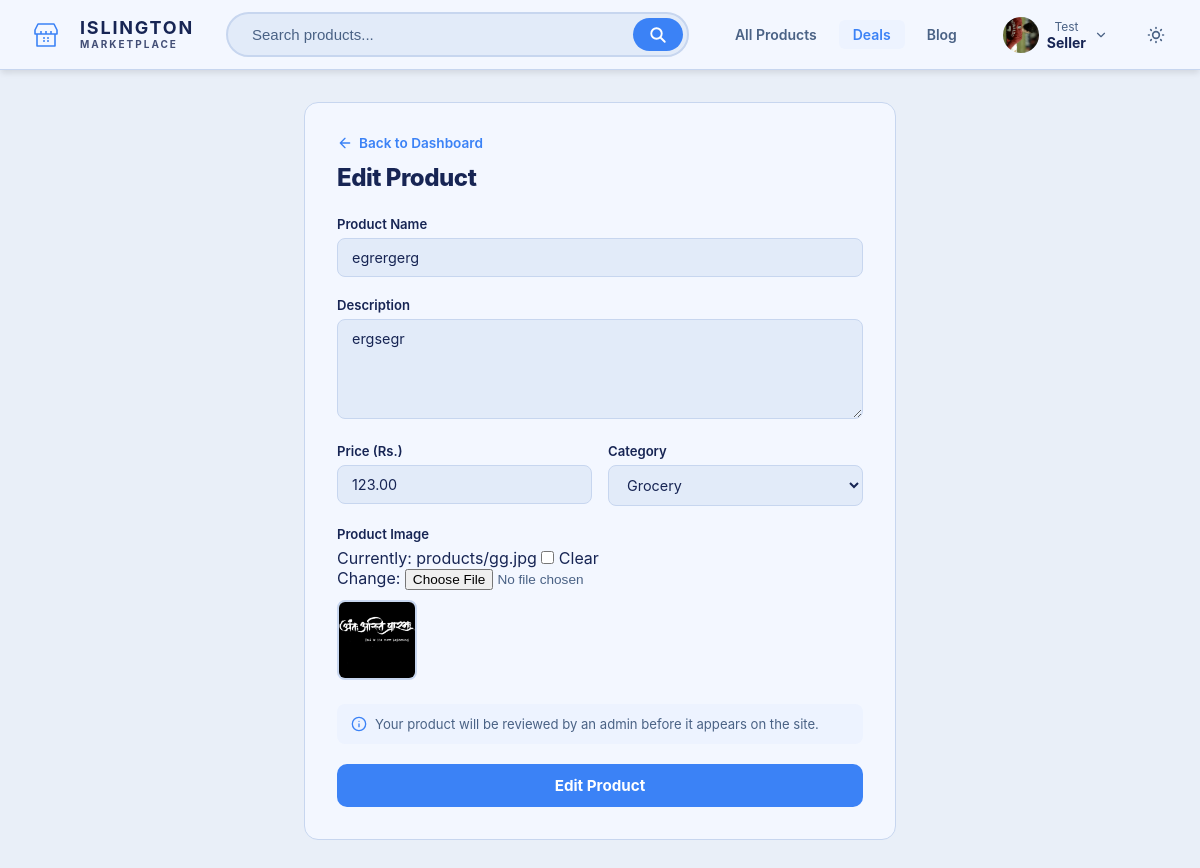
/dashboard/product/104/edit/ (signed in), run on the app's committed database.
### accounts/models.py (models this page shows, shortened)
class Seller(models.Model):
    user = models.OneToOneField(User, on_delete=models.CASCADE, related_name='seller_profile')
    phone = models.CharField(max_length=15, blank=True)
    image = models.FileField(upload_to='profiles/', blank=True)
    shop_name = models.CharField(max_length=200)
    shop_description = models.TextField(blank=True)
    pan_number = models.CharField(max_length=20, blank=True)
    created_at = models.DateTimeField(auto_now_add=True)

### Product/models.py (models this page shows, shortened)
class Product(models.Model):
    seller = models.ForeignKey(Seller, on_delete=models.CASCADE, null=True, blank=True, related_name='products')
    name = models.CharField(max_length=200)
    description = models.TextField(blank=True)
    price = models.DecimalField(max_digits=10, decimal_places=2)
    image = models.ImageField(upload_to='products/', blank=True, null=True)
    created_at = models.DateTimeField(auto_now_add=True)
    category = models.ForeignKey(Category, on_delete=models.SET_NULL, null=True, blank=True, related_name='products')
    is_approved = models.BooleanField(default=False)
    class Meta:
        ordering = ['-created_at']

### accounts/views.py (the view)
# urls.py: path('dashboard/product/<int:product_id>/edit/', views.seller_product_edit, name='seller_product_edit'),
@login_required
def seller_product_edit(request, product_id):
    if not hasattr(request.user, 'seller_profile'):
        messages.error(request, 'You do not have a seller profile.')
        return redirect('home')
    seller = request.user.seller_profile
    product = get_object_or_404(Product, id=product_id, seller=seller)
    if request.method == 'POST':
        form = ProductForm(request.POST, request.FILES, instance=product)
        if form.is_valid():
            product = form.save(commit=False)
            product.is_approved = False
            product.save()
            messages.success(request, 'Product updated! Awaiting re-approval.')
            return redirect('seller_dashboard')
    else:
        form = ProductForm(instance=product)
    return render(request, 'accounts/seller_product_form.html', {
        'form': form,
        'product': product,
        'action': 'Edit',
    })

### Product/forms.py
class ProductForm(forms.ModelForm):
    class Meta:
        model = Product
        fields = ['name', 'description', 'price', 'image', 'category']
        widgets = {
            'name': forms.TextInput(attrs={
                'class': 'form-input',
                'placeholder': 'Product name',
            }),
            'description': forms.Textarea(attrs={
                'class': 'form-textarea',
                'placeholder': 'Describe your product...',
                'rows': 4,
            }),
            'price': forms.NumberInput(attrs={
                'class': 'form-input',
                'placeholder': '0.00',
                'step': '0.01',
                'min': '0',
            }),
            'image': forms.ClearableFileInput(attrs={
                'class': 'form-file',
            }),
            'category': forms.Select(attrs={
                'class': 'form-select',
            }),
        }

### Product/models.py (called while the page is built)
    def __str__(self):
        return self.name

### cart/context_processors.py (called while the page is built)
def cart_context(request):
    cart = request.session.get('cart', {})
    return {'cart_product_ids': set(cart.keys())}

### accounts/templates/accounts/seller_product_form.html (shortened to what this page needs)
{% extends 'layouts/base.html' %}
{% load static %}
{% block extra_head %}
  <link rel="stylesheet" href="{% static 'css/pages/seller.css' %}">
{% endblock %}
{% block content %}
<section class="seller-form-page">
  <div class="seller-form-container">
    <div class="seller-form-header">
      <a href="{% url 'seller_dashboard' %}" class="seller-form-back">
        <svg width="16" height="16" viewBox="0 0 24 24" fill="none" stroke="currentColor" stroke-width="2" stroke-linecap="round" stroke-linejoin="round"><path d="M19 12H5M12 19l-7-7 7-7"/></svg>
        Back to Dashboard
      </a>
      <h1 class="seller-form-title">{{ action }} Product</h1>
    </div>
    <form method="post" enctype="multipart/form-data" class="seller-product-form">
      <div class="seller-form-group">
        <label for="id_name" class="seller-form-label">Product Name</label>
        {{ form.name }}
      </div>
      <div class="seller-form-group">
        <label for="id_description" class="seller-form-label">Description</label>
        {{ form.description }}
      </div>
      <div class="seller-form-row">
        <div class="seller-form-group">
          <label for="id_price" class="seller-form-label">Price (Rs.)</label>
          {{ form.price }}
        </div>
        <div class="seller-form-group">
          <label for="id_category" class="seller-form-label">Category</label>
          {{ form.category }}
        </div>
      </div>
      <div class="seller-form-group">
        <label for="id_image" class="seller-form-label">Product Image</label>
        {{ form.image }}
        {% if product and product.image %}
          <div class="seller-form-current-image">
            <img src="{{ product.image.url }}" alt="Current image">
          </div>
        {% endif %}
      </div>
      <div class="seller-form-note">
        <svg width="16" height="16" viewBox="0 0 24 24" fill="none" stroke="currentColor" stroke-width="2" stroke-linecap="round" stroke-linejoin="round"><circle cx="12" cy="12" r="10"/><line x1="12" y1="16" x2="12" y2="12"/><line x1="12" y1="8" x2="12.01" y2="8"/></svg>
        <span>Your product will be reviewed by an admin before it appears on the site.</span>
      </div>
      <button type="submit" class="seller-form-submit">{{ action }} Product</button>
    </form>
  </div>
</section>
{% endblock %}

### IMP/templates/includes/navbar.html (shortened to what this page needs)
<nav class="navbar">
    <a href="/" class="nav-brand{% if request.resolver_match.url_name == 'home' %} nav-brand-active{% endif %}">
        <div class="brand-icon">
            <svg xmlns="http://www.w3.org/2000/svg" width="32" height="32" viewBox="0 0 16 16" fill="none" stroke="currentColor" stroke-width="0.8" stroke-linejoin="round">
                <path d="M3 7.5h2.5m0 0V6m0 1.5H8m0 0V6m0 1.5h2.5m0 0V6m0 1.5H13m-6.5 2h1m1 0h1m-1 1.5h1m-3 0h1m-4 2.5v-6h-1v-2l1.5-3h8l1.5 3v2h-1v6z"/>
            </svg>
        </div>
        <div class="brand-text">
            <span class="brand-line">ISLINGTON</span>
            <span class="brand-line brand-sub">MARKETPLACE</span>
        </div>
    </a>
    <form class="nav-search-container" method="get" action="{% url 'product_list' %}">
        <input type="text" name="q" class="nav-search-input" placeholder="Search products...">
        <button type="submit" class="nav-search-btn">
            <svg width="18" height="18" fill="none" stroke="currentColor" stroke-width="2.5" viewBox="0 0 24 24">
                <path stroke-linecap="round" stroke-linejoin="round" d="M21 21l-6-6m2-5a7 7 0 11-14 0 7 7 0 0114 0z"></path>
            </svg>
        </button>
    </form>
    <div class="nav-links">
        <a href="{% url 'product_list' %}" class="nav-link{% if request.resolver_match.url_name == 'product_list' %} nav-link-active{% endif %}">All Products</a>
        <a href="{% url 'deals' %}" class="nav-link nav-link-highlight{% if request.resolver_match.url_name == 'deals' %} nav-link-active{% endif %}">Deals</a>
        <a href="{% url 'blog_list' %}" class="nav-link{% if request.resolver_match.url_name == 'blog_list' %} nav-link-active{% endif %}">Blog</a>
    </div>
    <div class="nav-actions">
        {% if user.is_authenticated %}
        <div class="nav-dropdown">
            <button class="action-link nav-dropdown-trigger">
                <div class="nav-avatar">
                  {% with profile=user.seller_profile|default:user.customer_profile %}
                  {% if profile and profile.image.name %}
                    <img src="{{ profile.image.url }}" alt="" class="nav-avatar-img">
                  {% else %}
                    <svg width="24" height="24" fill="none" stroke="currentColor" stroke-width="2" viewBox="0 0 24 24">
                        <path stroke-linecap="round" stroke-linejoin="round" d="M16 7a4 4 0 11-8 0 4 4 0 018 0zM12 14a7 7 0 00-7 7h14a7 7 0 00-7-7z"/>
                    </svg>
                  {% endif %}
                  {% endwith %}
                </div>
                <div class="action-text">
                    <span class="action-label">{{ user.first_name|default:user.username }}</span>
                    <span class="action-value">{% if user.is_staff %}Admin{% elif user.seller_profile %}Seller{% elif user.customer_profile %}Customer{% endif %}</span>
                </div>
                <svg class="dropdown-chevron" width="14" height="14" fill="none" stroke="currentColor" stroke-width="2" viewBox="0 0 24 24">
                    <path stroke-linecap="round" stroke-linejoin="round" d="M6 9l6 6 6-6"/>
                </svg>
            </button>
        </div>
        {% endif %}
        <button class="theme-toggle" id="themeToggle" aria-label="Toggle dark mode">
        </button>
    </div>
</nav>

### static/css/global.css (style rules this page uses)
:root { --blue-50: #EFF6FF; --blue-100: #DBEAFE; --blue-200: #BFDBFE; --blue-300: #93C5FD; --blue-400: #60A5FA; --blue-500: #3B82F6; --blue-600: #2563EB; --blue-700: #1D4ED8; --blue-800: #1E40AF; --blue-900: #1E3A8A; --blue-950: #172554; --color-accent: var(--blue-500); --color-accent-dark: var(--blue-600); --bg-main: #e9eff8; --bg-surface: #f3f7ff; --bg-card: #ffffff; --bg-input: #e2ebf9; --bg-input-hover: #d6e3f7; --border-soft: #c7d6ef; --border-strong: #a9bfdf; --surface-tint: #edf3ff; --text-main: var(--blue-950); --text-muted: #4a6285; --shadow-float: 0 8px 32px rgba(0, 0, 0, 0.08); --shadow-scrolled: 0 4px 20px rgba(0, 0, 0, 0.12); --transition-fast: 0.2s ease; --transition-medium: 0.3s ease; }
*, *::before, *::after { box-sizing: border-box; margin: 0; padding: 0; }
body { font-family: -apple-system, BlinkMacSystemFont, "Segoe UI", Roboto, Helvetica, Arial, sans-serif; background-color: var(--bg-main); color: var(--text-main); -webkit-font-smoothing: antialiased; min-height: 100vh; display: flex; flex-direction: column; overflow-x: hidden; transition: background-color 0.3s ease, color 0.3s ease; }
a { text-decoration: none; color: inherit; }
button { border: none; background: none; cursor: pointer; font-family: inherit; }

### static/css/pages/seller.css (style rules this page uses)
.seller-form-page { max-width: 640px; margin: 2rem auto; padding: 0 24px; }
.seller-form-container { background: var(--bg-surface); border: 1px solid var(--border-soft); border-radius: 14px; padding: 2rem; }
.seller-form-header { margin-bottom: 1.5rem; }
.seller-form-back { display: inline-flex; align-items: center; gap: 6px; font-size: 0.85rem; font-weight: 600; color: var(--color-accent); text-decoration: none; margin-bottom: 0.75rem; transition: color var(--transition-fast); }
.seller-form-back svg { flex-shrink: 0; }
.seller-form-title { font-size: 1.5rem; font-weight: 800; color: var(--text-main); letter-spacing: -0.02em; }
.seller-form-group { margin-bottom: 1.25rem; }
.seller-form-label { display: block; font-size: 0.82rem; font-weight: 600; color: var(--text-main); margin-bottom: 6px; }
.seller-form-row { display: grid; grid-template-columns: 1fr 1fr; gap: 1rem; }
.form-input, .form-textarea, .form-select { width: 100%; padding: 10px 14px; background: var(--bg-input); border: 1px solid var(--border-soft); border-radius: 8px; font-size: 0.9rem; color: var(--text-main); font-family: inherit; transition: border-color var(--transition-fast); }
.form-textarea { resize: vertical; min-height: 100px; }
.form-file { font-size: 0.85rem; color: var(--text-muted); }
.seller-form-current-image { margin-top: 10px; }
.seller-form-current-image img { width: 80px; height: 80px; border-radius: 8px; object-fit: cover; border: 2px solid var(--border-soft); }
.seller-form-note { display: flex; align-items: center; gap: 8px; padding: 12px 14px; background: var(--surface-tint); border-radius: 8px; font-size: 0.82rem; color: var(--text-muted); margin-bottom: 1.25rem; }
.seller-form-note svg { flex-shrink: 0; color: var(--color-accent); }
.seller-form-submit { width: 100%; padding: 0.75rem; background: var(--color-accent); color: #fff; font-size: 0.95rem; font-weight: 700; border-radius: 10px; border: none; cursor: pointer; transition: background var(--transition-fast); }

### data on the page
Seller: image (picture)
Product: name "egrergerg", description "ergsegr", price "123.00", category "Grocery", image (picture)

### other printed values
{{ user.first_name|default:user.username }} "Test"
{{ action }} "Edit"
